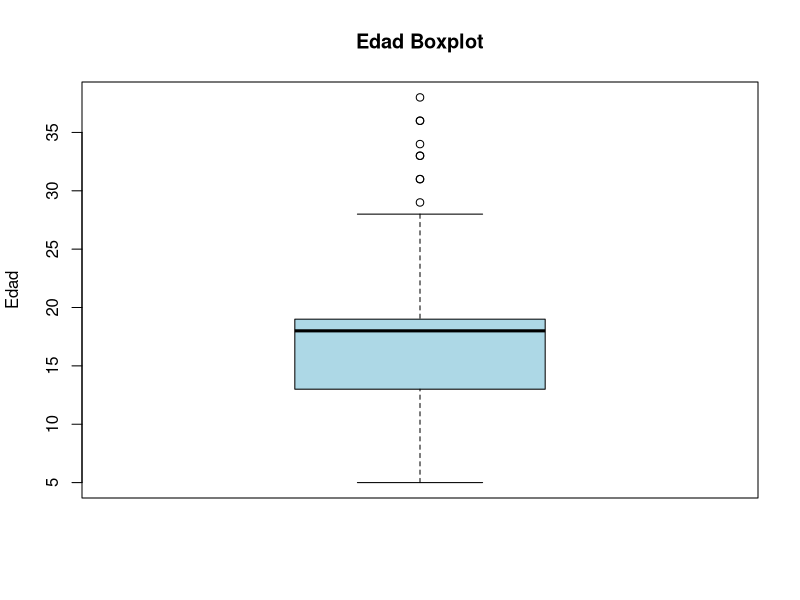
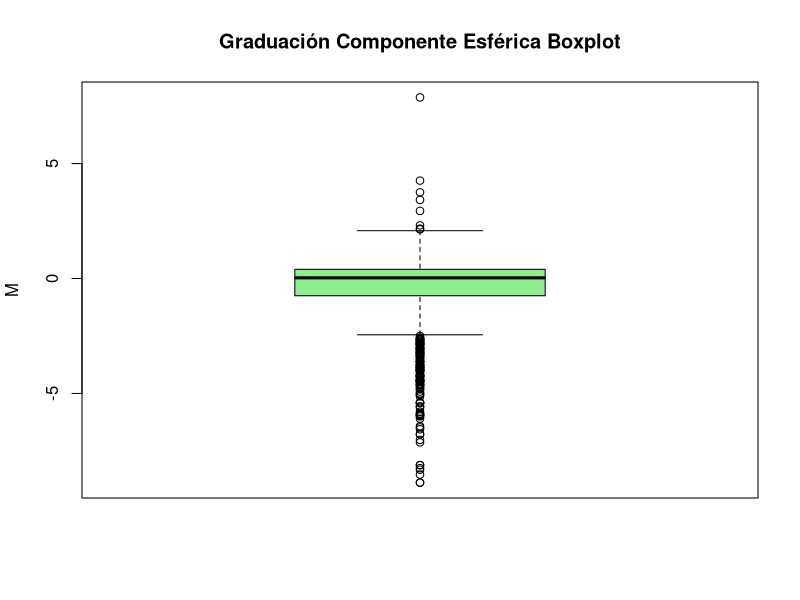
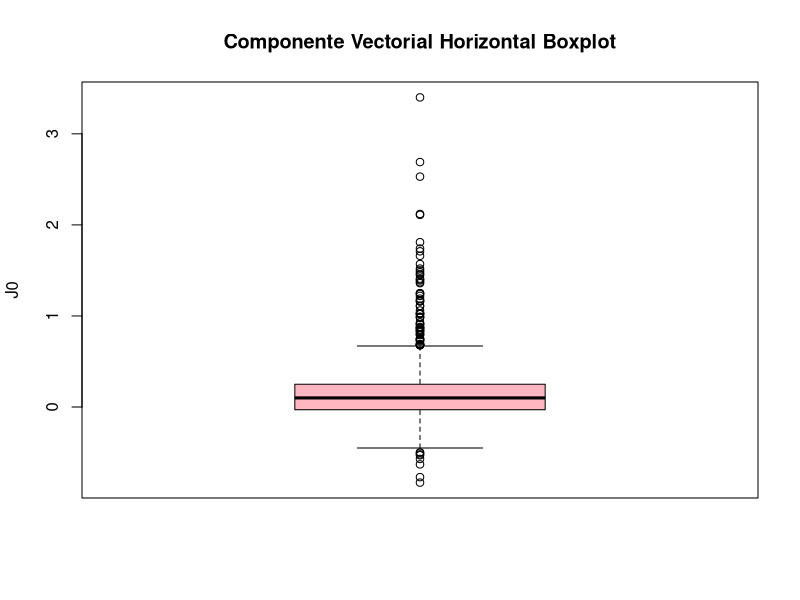
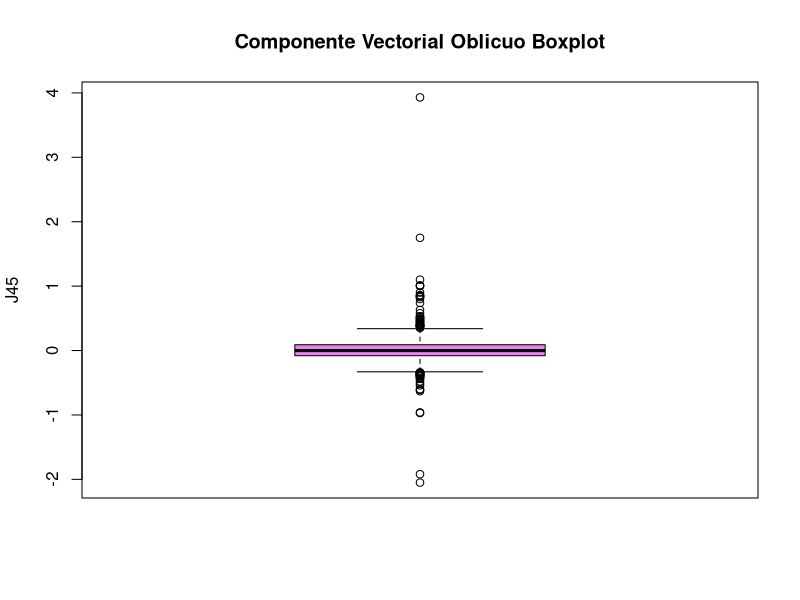
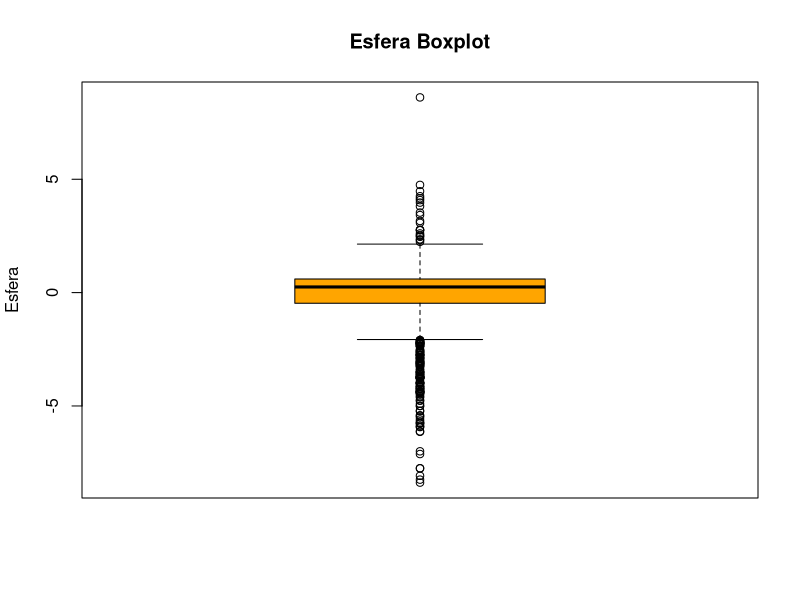
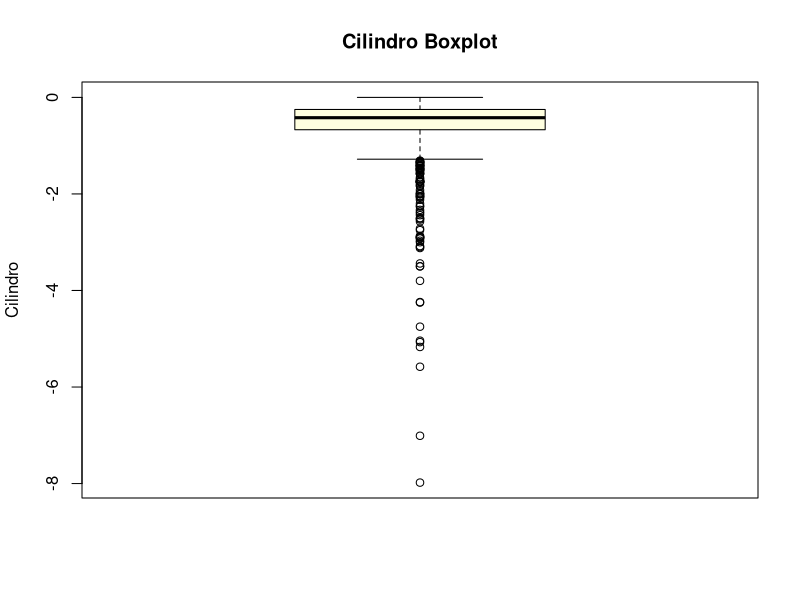
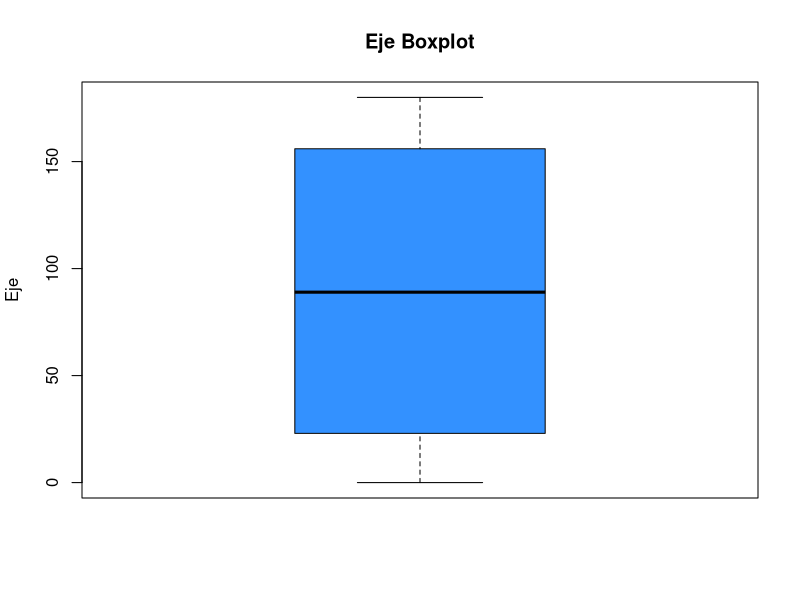
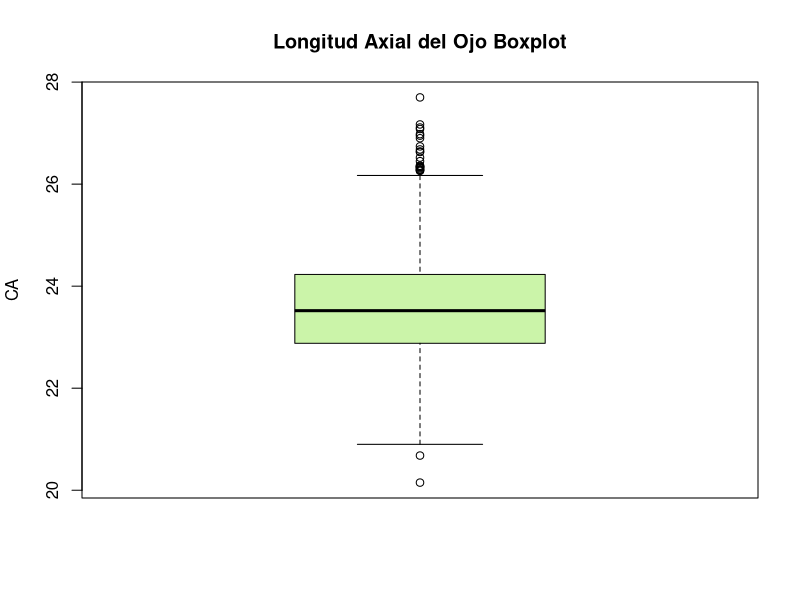

Here is the R script that generated these plots, in order:
## ---- chunk 1
data <- read.csv("base_datos.csv", header = T, sep = ",", dec = ".")
data <- data.frame(data)
## ---- chunk 2
str(data)
summary(data)
##numerical variables with missing values: J0, J45, cil, eje
data$sexo = as.factor(data$sexo)
data$ametropia = as.factor(data$ametropia)
data$grupo_etario = as.factor(data$grupo_etario)
data$orient_astigm = as.factor(data$orient_astigm)
str(data)
summary(data)
## ---- chunk 3
#see outliers of numerical variables

##variable edad
boxplot(data$edad, col="lightblue", main="Edad Boxplot",
        ylab="Edad")
boxplot.stats(data$edad)

  ##9 outliers

##Variable M
boxplot(data$M, col="lightgreen", main="Graduación Componente Esférica Boxplot",
        ylab="M")
boxplot.stats(data$M)

  ##144 outliers

##Variable J0
boxplot(data$J0, col="lightpink", main="Componente Vectorial Horizontal Boxplot",
        ylab="J0")
boxplot.stats(data$J0)

  ## 76 outliers

##Variable J45
boxplot(data$J45, col="violet", main="Componente Vectorial Oblicuo Boxplot",
        ylab="J45")
boxplot.stats(data$J45)

  ##69 outliers

##Variable esf
boxplot(data$esf, col="orange", main="Esfera Boxplot",
        ylab="Esfera")
boxplot.stats(data$esf)

  ##161 outliers

##Variable cil
boxplot(data$cil, col="lightyellow", main="Cilindro Boxplot",
        ylab="Cilindro")
boxplot.stats(data$cil)

  ##88 outliers 

##Variable eje
boxplot(data$eje, col="#3391FF", main="Eje Boxplot",
        ylab="Eje")
boxplot.stats(data$eje)

  ##sin outliers

##Variable CA
boxplot(data$CA, col="#CBF4A9", main="Longitud Axial del Ojo Boxplot",
        ylab="CA")
boxplot.stats(data$CA)

  ##25 outliers

##Variable RC
boxplot(data$RC, col="#B7F6DA", main="Radio de Curvatura Boxplot",
        ylab="RC")
boxplot.stats(data$RC)

  ##16 outliers

##Variable CA_RC
boxplot(data$CA_RC, col="#F6B7B7", main="Predictor Defecto Refractivo Boxplot",
        ylab="CA_RC")
boxplot.stats(data$CA_RC)

  ##59 outliers
## ---- chunk 4
#Nearest Neighbor - Treat missing values

##apply o nearest neighbor (kk), with k=5 because it's a default value
##numerical variables with missing values: J0, J45, cil, eje
library(VIM)
dataKNN<-kNN(data, variable=c("J0","J45","cil","eje"), k=5)
summary(dataKNN)
dataKNN<-subset(dataKNN, select=id:CA_RC)
summary(dataKNN)
## ---- chunk 5
##crear dataframe solo con variables numericas
data_num <- dataKNN[,c(-1:-5,-7,-14)]

##correlaciones entre las variables
cor(data_num) 
library(corrplot)
matriz.cor=cor(data_num,)
corrplot(matriz.cor)
## ---- chunk 6
#variable dependiente: M
library(ggplot2)
  ggplot(dataKNN, aes(x = M)) +
  geom_histogram(binwidth = 0.05) +
  labs(x = "Graduación de las personas en estudio determinada en su componente esférica ", y = "Frecuencia",
       title = "Distribución de la variable dependiente")
## ---- chunk 7

ggplot(dataKNN, aes(x=CA, y=M)) +
  geom_point(color="lightblue", size=2, shape=23) + 
  labs(x = "Longitud Axial del Ojo", y = "Graduación de las personas",
       title = "Relacion entre la longitud axial del ojo y la graduación de las personas")

ggplot(dataKNN, aes(x=RC, y=M)) +
  geom_point(color="lightpink", size=2, shape=23) + 
  labs(x = "Radio de Curvatura del Ojo", y = "Graduación de las personas",
       title = "Relacion entre la longitud axial del ojo y la graduación de las personas")

ggplot(dataKNN, aes(x=RC, y=CA)) +
  geom_point(color="lightgreen", size=2, shape=23) + 
  labs(x = "Radio de Curvatura del Ojo", y = "Longitud Axial del Ojo",
       title = "Relacion entre la longitud axial y el radio de curavatura del ojo")

ggplot(dataKNN, aes(x=edad, y=CA)) +
  geom_point(color="violet", size=2, shape=23) + 
  labs(x = "Edad de las personas", y = "Longitud Axial del Ojo",
       title = "Relacion entre la longitud axial del ojo y la edad de las personas")
## ---- chunk 8
write.csv(dataKNN,
"C:\\Users\\iqp20\\OneDrive\\Documentos\\DatosPoliticos\\inesqp\\_posts\\2022-10-20-entrega-iii-modelos\\datos.csv",
row.names=FALSE)
